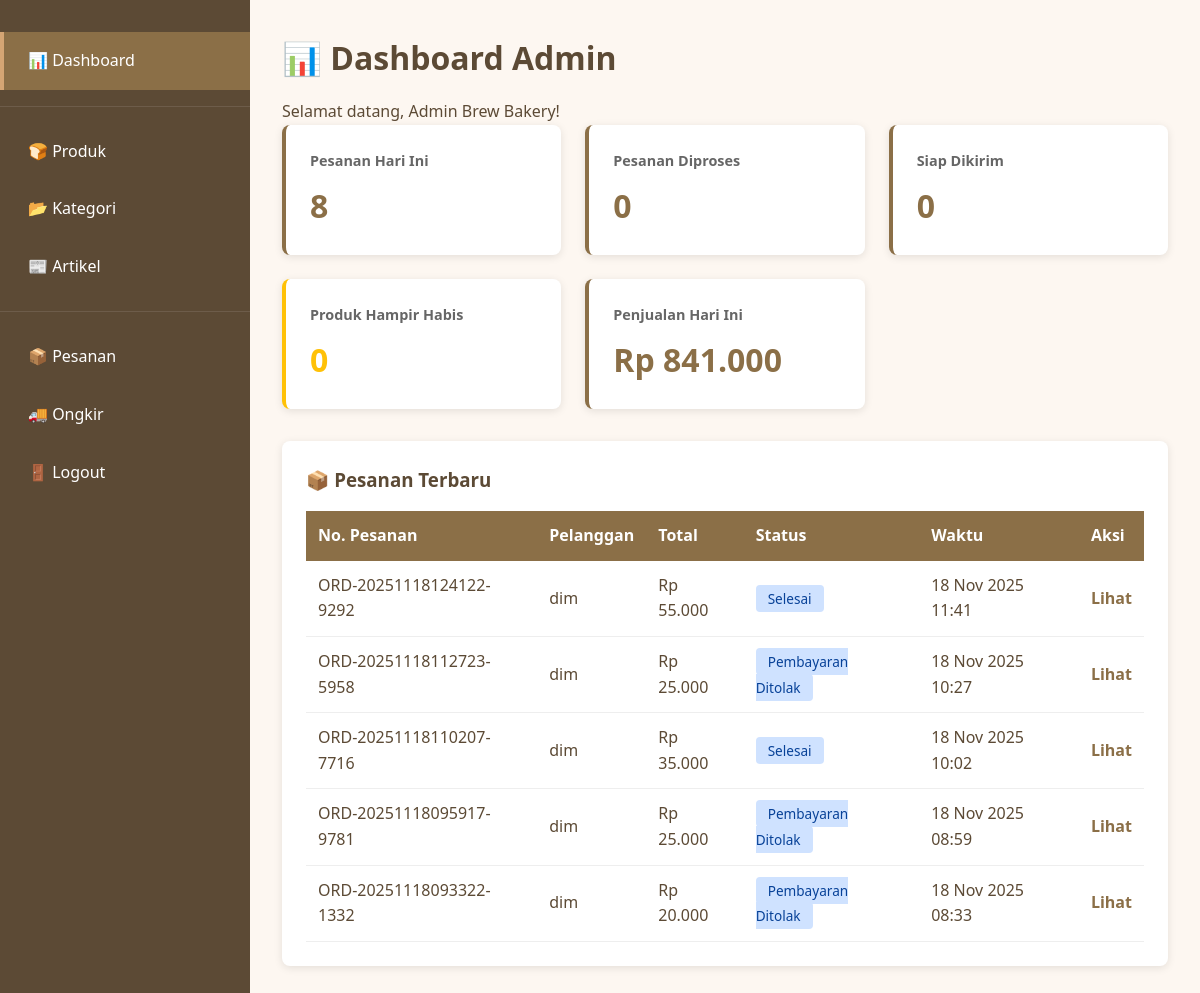
Page /admin/dashboard.php (signed in) on the committed database.
### tables this page shows
CREATE TABLE `orders` (
  `id` int(11) NOT NULL,
  `customer_id` int(11) NOT NULL,
  `no_pesanan` varchar(50) NOT NULL,
  `total_harga` decimal(10,2) NOT NULL,
  `ongkir` decimal(10,2) DEFAULT 0.00,
  `total_bayar` decimal(10,2) NOT NULL,
  `wilayah` varchar(100) DEFAULT NULL,
  `alamat_lengkap` text DEFAULT NULL,
  `status` enum('menunggu_bukti','menunggu_verifikasi','diterima','ditolak','siap_kirim','selesai') DEFAULT 'menunggu_bukti',
  `alasan_penolakan` text DEFAULT NULL,
  `created_at` timestamp NOT NULL DEFAULT current_timestamp(),
  `updated_at` timestamp NOT NULL DEFAULT current_timestamp() ON UPDATE current_timestamp()
);

CREATE TABLE `customers` (
  `id` int(11) NOT NULL,
  `nama` varchar(100) NOT NULL,
  `email` varchar(100) NOT NULL,
  `password` varchar(255) NOT NULL,
  `no_hp` varchar(15) DEFAULT NULL,
  `alamat` text DEFAULT NULL,
  `foto_profil` varchar(255) DEFAULT NULL,
  `created_at` timestamp NOT NULL DEFAULT current_timestamp(),
  `updated_at` timestamp NOT NULL DEFAULT current_timestamp() ON UPDATE current_timestamp()
);

### includes/functions.php (called while the page is built, shortened)
<?php
function formatCurrency($amount) {
    return 'Rp ' . number_format($amount, 0, ',', '.');
}
function formatDate($date) {
    return date('d M Y H:i', strtotime($date));
}
?>

### admin/dashboard.php (the view, shortened to what this page needs)
<?php
require_once __DIR__ . '/../includes/functions.php';
require_once __DIR__ . '/../includes/auth-check.php';
$today = date('Y-m-d');
$query_new_orders = "SELECT COUNT(*) as count FROM orders WHERE DATE(created_at) = ?";
$stmt = $conn->prepare($query_new_orders);
$stmt->bind_param("s", $today);
$stmt->execute();
$new_orders = $stmt->get_result()->fetch_assoc()['count'];
$query_processing = "SELECT COUNT(*) as count FROM orders WHERE status IN ('menunggu_verifikasi', 'diterima')";
$processing = $conn->query($query_processing)->fetch_assoc()['count'];
$query_ready = "SELECT COUNT(*) as count FROM orders WHERE status = 'siap_kirim'";
$ready = $conn->query($query_ready)->fetch_assoc()['count'];
$query_low_stock = "SELECT COUNT(*) as count FROM products WHERE stok <= 10";
$low_stock = $conn->query($query_low_stock)->fetch_assoc()['count'];
$query_sales = "SELECT SUM(total_bayar) as total FROM orders WHERE DATE(created_at) = ?";
$stmt = $conn->prepare($query_sales);
$stmt->bind_param("s", $today);
$stmt->execute();
$sales = $stmt->get_result()->fetch_assoc()['total'] ?? 0;
$query_recent = "SELECT o.*, c.nama FROM orders o
                 JOIN customers c ON o.customer_id = c.id
                 ORDER BY o.created_at DESC LIMIT 5";
$recent_orders = $conn->query($query_recent)->fetch_all(MYSQLI_ASSOC);
?>
<!DOCTYPE html>
<html lang="id">
<head>
    <link rel="stylesheet" href="<?php echo BASE_URL; ?>assets/css/style.css">
</head>
<body>
    <div class="admin-layout">
        <?php include __DIR__ . '/includes/sidebar.php'; ?>
        <div class="admin-content">
            <h1>📊 Dashboard Admin</h1>
            <p>Selamat datang, <?php echo htmlspecialchars($_SESSION['admin_nama']); ?>!</p>
            <div class="dashboard-grid">
                <div class="stat-card">
                    <h3>Pesanan Hari Ini</h3>
                    <div class="number"><?php echo $new_orders; ?></div>
                </div>
                <div class="stat-card">
                    <h3>Pesanan Diproses</h3>
                    <div class="number"><?php echo $processing; ?></div>
                </div>
                <div class="stat-card">
                    <h3>Siap Dikirim</h3>
                    <div class="number"><?php echo $ready; ?></div>
                </div>
                <div class="stat-card warning">
                    <h3>Produk Hampir Habis</h3>
                    <div class="number"><?php echo $low_stock; ?></div>
                </div>
                <div class="stat-card">
                    <h3>Penjualan Hari Ini</h3>
                    <div class="number"><?php echo formatCurrency($sales); ?></div>
                </div>
            </div>
            <div class="recent-orders">
                <h3>📦 Pesanan Terbaru</h3>
                <?php if (count($recent_orders) > 0): ?>
                <table class="table">
                    <thead>
                        <tr>
                            <th>No. Pesanan</th>
                            <th>Pelanggan</th>
                            <th>Total</th>
                            <th>Status</th>
                            <th>Waktu</th>
                            <th>Aksi</th>
                        </tr>
                    </thead>
                    <tbody>
                        <?php foreach ($recent_orders as $order): ?>
                        <tr>
                            <td><?php echo htmlspecialchars($order['no_pesanan']); ?></td>
                            <td><?php echo htmlspecialchars($order['nama']); ?></td>
                            <td><?php echo formatCurrency($order['total_bayar']); ?></td>
                            <td>
                                <span class="status-badge" style="background-color: #cfe2ff; color: #084298;">
                                    <?php echo ORDER_STATUS[$order['status']] ?? ucfirst($order['status']); ?>
                                </span>
                            </td>
                            <td><?php echo formatDate($order['created_at']); ?></td>
                            <td><a href="<?php echo ADMIN_URL; ?>orders/detail.php?id=<?php echo $order['id']; ?>" style="color: var(--primary); text-decoration: none; font-weight: 600;">Lihat</a></td>
                        </tr>
                        <?php endforeach; ?>
                    </tbody>
                </table>
                <?php else: ?>
                <p style="text-align: center; color: #999; padding: 2rem;">Belum ada pesanan</p>
                <?php endif; ?>
            </div>
        </div>
    </div>
</body>
</html>

### assets/css/style.css (style rules this page uses)
:root { --primary: #8B6F47; --secondary: #D4A574; --accent: #F5E6D3; --dark: #5C4A35; --light: #FDF7F1; --success: #28a745; --danger: #dc3545; --warning: #ffc107; --info: #17a2b8; }
* { margin: 0; padding: 0; box-sizing: border-box; }
html, body { height: 100%; font-family: 'Segoe UI', Tahoma, Geneva, Verdana, sans-serif; }
body { background-color: var(--light); color: var(--dark); line-height: 1.6; }
h1, h2, h3, h4, h5, h6 { color: var(--dark); margin-bottom: 1rem; font-weight: 600; }
a { color: var(--primary); text-decoration: none; transition: color 0.3s; }

### admin/dashboard.php (style rules this page uses)
body { margin: 0; padding: 0; }
.admin-layout { display: flex; min-height: 100vh; }
.admin-content { flex: 1; padding: 2rem; background-color: var(--light); }
.dashboard-grid { display: grid; grid-template-columns: repeat(auto-fit, minmax(250px, 1fr)); gap: 1.5rem; margin-bottom: 2rem; }
.stat-card { background: white; padding: 1.5rem; border-radius: 0.5rem; box-shadow: 0 2px 8px rgba(0, 0, 0, 0.1); border-left: 4px solid var(--primary); }
.stat-card h3 { font-size: 0.9rem; color: #666; margin-bottom: 0.5rem; margin-top: 0; }
.stat-card .number { font-size: 2rem; font-weight: bold; color: var(--primary); }
.stat-card.warning { border-left-color: #ffc107; }
.stat-card.warning .number { color: #ffc107; }
.recent-orders { background: white; padding: 1.5rem; border-radius: 0.5rem; box-shadow: 0 2px 8px rgba(0, 0, 0, 0.1); }
.recent-orders h3 { margin-top: 0; margin-bottom: 1rem; }
.table { width: 100%; border-collapse: collapse; }
.table th { background-color: var(--primary); color: white; padding: 0.75rem; text-align: left; font-weight: 600; }
.table td { padding: 0.75rem; border-bottom: 1px solid #eee; }
.status-badge { padding: 0.25rem 0.75rem; border-radius: 0.25rem; font-size: 0.85rem; font-weight: 500; }

### rows in the picture
orders: no_pesanan "ORD-20251118124122-9292", customer.nama "dim", total_bayar "Rp 55.000", status "Selesai", created_at "18 Nov 2025 11:41"
orders: no_pesanan "ORD-20251118112723-5958", customer.nama "dim", total_bayar "Rp 25.000", status "Pembayaran Ditolak", created_at "18 Nov 2025 10:27"
orders: no_pesanan "ORD-20251118110207-7716", customer.nama "dim", total_bayar "Rp 35.000", status "Selesai", created_at "18 Nov 2025 10:02"
orders: no_pesanan "ORD-20251118095917-9781", customer.nama "dim", total_bayar "Rp 25.000", status "Pembayaran Ditolak", created_at "18 Nov 2025 08:59"
orders: no_pesanan "ORD-20251118093322-1332", customer.nama "dim", total_bayar "Rp 20.000", status "Pembayaran Ditolak", created_at "18 Nov 2025 08:33"

### other values in the picture
$_SESSION['admin_nama'] "Admin Brew Bakery"
$new_orders "8"
$processing "0"
$ready "0"
$low_stock "0"
formatCurrency($sales) "Rp 841.000"
